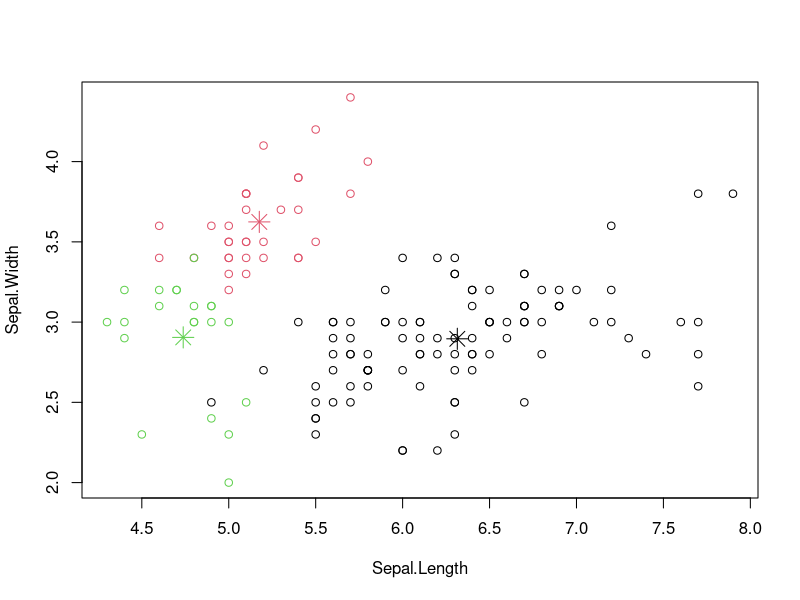

This figure's R source:
iris2 <- iris
iris2$Species <- NULL
kmeans.result <- kmeans(iris2, 3)
kmeans.result$betweenss/kmeans.result$totss

table(iris$Species, kmeans.result$cluster)
plot(iris2[c("Sepal.Length", "Sepal.Width")], col = kmeans.result$cluster)

# Plot cluster centers
points(kmeans.result$centers[,c("Sepal.Length", "Sepal.Width")], col = 1:3, pch = 8, cex = 2)

new.result <- cbind(iris, kmeans.result$cluster)
write.table(new.result, file = "C:\\Users\\ISND89\\Documents\\file.txt", sep = "\t", eol = "\n", dec = ".")

# Calcula manualmente los valoress withinss y betweenss
# Determina el valor de withinss
calculaWithinss <- function(clusterVar, df, kmax){
  
  clusterWithSS <- NULL
  for (k in 1:kmax) {
    
    res <- 0
    for (i in 1:length(df)) {
      
      res <- res + sum((df[clusterVar$cluster == k, i] - clusterVar$centers[k,i])^2)
      
    }
    
    clusterWithSS[k] <- res
  }
  
  clusterWithSS 
}

# Determina el valor de betweenss
kmax <- 2
calculaBetweenSS <- function(clusterVar, df, kmax){
  betweenSS <- 0
  
  for (k in 1:kmax) {
    res <- 0
    sumTemp <- 0
    
    for (i in 1:length(df)) {
      sumTemp <- sumTemp + ((clusterVar$centers[k,i] - mean(df[,i]))^2)
    }
    
    res <- sumTemp * clusterVar$size[k]
    betweenSS <- betweenSS + res
  }
  
  betweenSS
}

kmeans.result$withinss
calculaWithinss(kmeans.result, iris2, 3)

kmeans.result$betweenss
calculaBetweenSS(kmeans.result, iris2, 3)

kmeans.result$centers

